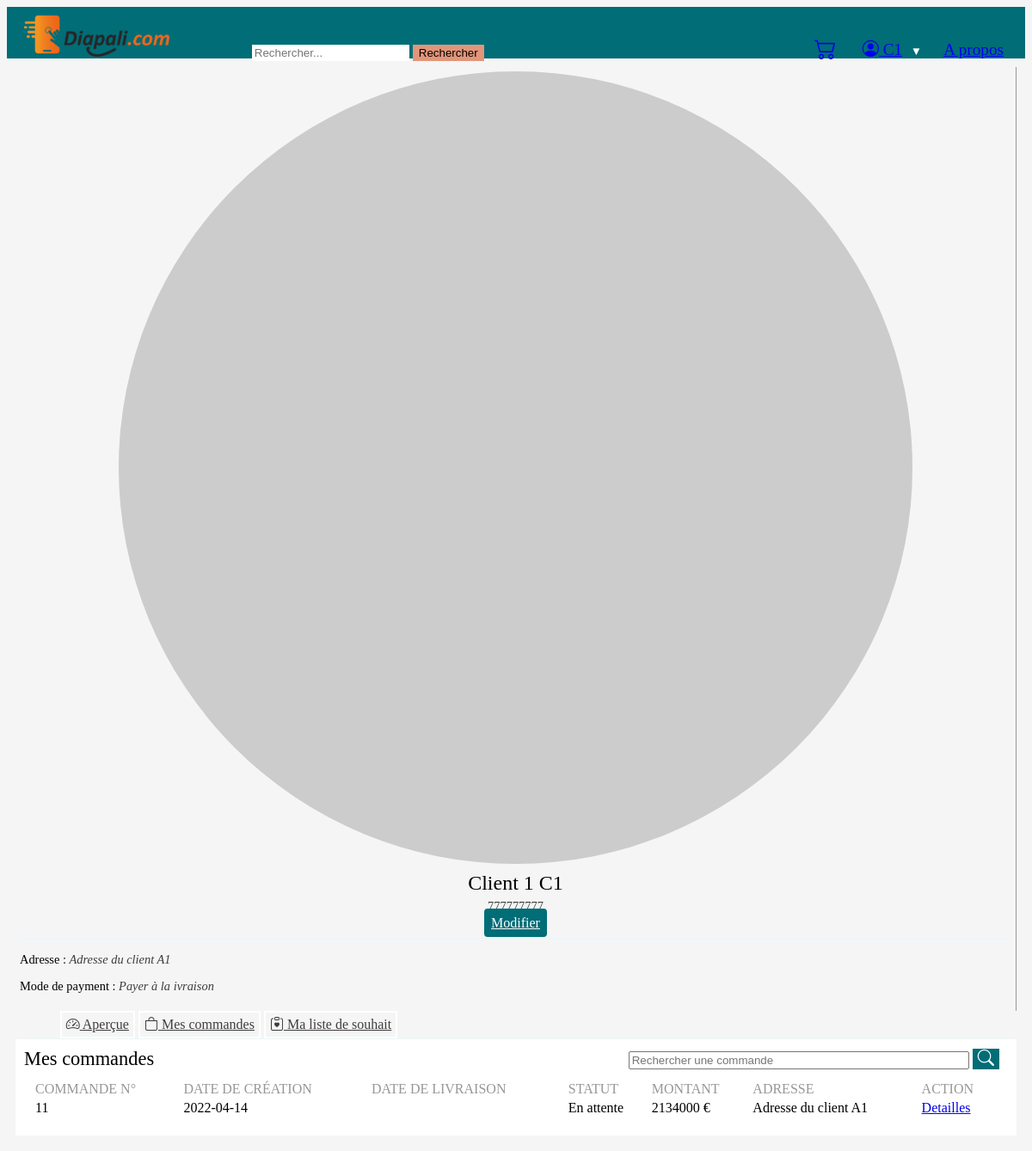
The app's page /pages/profile.php?url=myCommande (signed in) with its own data.
### tables this page shows
CREATE TABLE `Commande`(
    `id` INT PRIMARY KEY AUTO_INCREMENT,
    `User_id` INT,
    `createdAt` DATE,
    `chipedAt` DATE,
    `status` ENUM('En cours', 'En attente', 'Livré'),
    `montant` FLOAT,
    `adresse` VARCHAR(255),
    CONSTRAINT FOREIGN KEY (`User_id`) REFERENCES `User`(`id`)
);

### src/Autoload/Autoloader.php (called while the page is built, shortened)
<?php
class Autoloader
{
    static function Autoload($class)
    {
        if (strpos($class, __NAMESPACE__ . '\\') === 0) {
            $class = str_replace(__NAMESPACE__ . '\\', '', $class);
        }
    }
}

### src/Bdd/Bdd.php (called while the page is built, shortened)
<?php
class Bdd
{
    public function connect()
    {
        try {
            $connect = new \PDO(
                'mysql:host=localhost;dbname=ecommerce;charset=utf8',
                'root',
                ''
            );
        } catch (\PDOException $exception) {
            echo $exception->getMessage();
            exit('Erreur de connexion à la base de données');
        }
        return $connect;
    }
}

### src/Entity/Commande.php (called while the page is built, shortened)
<?php
class Commande{
    public function getDb()
    {
        $bdd = new Bdd();
        $this->database = $bdd->connect();
        return $this->database;
    }
    public function getAllCommandeByUserId($userId)
    {
        $result = $this->getDb()->prepare("SELECT * FROM Commande WHERE User_id = ? ORDER BY id DESC");
        $result->execute([$userId]);
        $commande = $result->fetchAll(\PDO::FETCH_ASSOC);
        return $commande;
    }
}

### pages/inc/myCommandes.php (the view, shortened to what this page needs)
<?php
$getCommandes = new Commande();
$commandes = $getCommandes->getAllCommandeByUserId($_SESSION['user']['id']);
$lien = '';
if($_SESSION['user']['roles'] == 'admin' OR $_SESSION['user']['roles'] == 'boutiquier'){
    $lien = '../pages/admin.php';
}else{
    $lien = '../pages/profile.php';
}
 ?>
<div class="container shadow-1 rounded-1 admin admin-commandes mt-3">
    <?php if($commandes != null): ?>
    <div class="utils">
        <h2>Mes commandes</h2>
        <form id="search" action="admin.php?url=product" method="GET">
            <div class="form-field">
                <div class="form-group rounded-5">
                    <input type="search" name="url" id="name" class="form-control" placeholder="Rechercher une commande" />
                    <button type="submit" name="search" class="form-group-item shadow-1"><i class="bi bi-search"></i> </button>
                </div>
            </div>
        </form>
    </div>
    <div class="table table-striped admin-table-list">
        <table class="table">
            <thead>
                <tr>
                    <th>Commande n°</th>
                    <th>Date de création</th>
                    <th>Date de livraison</th>
                    <th>Statut</th>
                    <th>Montant</th>
                    <th>Adresse</th>
                    <th>Action</th>
                </tr>
            </thead>
            <tbody>
                <?php foreach($commandes as $commande): ?>
                    <tr>
                        <td><?= $commande['id'] ?></td>
                        <td><?= $commande['createdAt'] ?></td>
                        <td><?= $commande['chipedAt'] ?></td>
                        <td><?= $commande['status'] ?></td>
                        <td><?= $commande['montant'] ?> €</td>
                        <td><?= $commande['adresse'] ?></td>
                        <td><a href="<?= $lien ?>?url=detailleCommande&c=<?= $commande['id'] ?>">Detailles</a></td>
                    </tr>
                <?php endforeach; ?>
            </tbody>
        </table>
    </div>
    <?php endif ?>
</div>

### assets/style/stylesheets/screen.css (style rules this page uses)
* { box-sizing: border-box; }
.admin { background: #fff; padding: 10px; }
.admin .utils { width: 100%; display: flex; flex-direction: row; align-items: center; }
.admin .utils h2 { flex-grow: 2; margin: 0; padding: 0; float: left; font-size: 1.4em; font-weight: 400; }
.admin .utils form { flex-grow: 6; margin-right: 10px; text-align: right; }
.admin .utils form input { margin: 0; width: 50%; }
.admin .utils form button { cursor: pointer; border: none; color: #fff; font-size: 1.2em; font-weight: 400; background: #006d77; }
.admin-table-list { padding: 10px; }
.admin-table-list table { width: 100%; margin: auto; }
.admin-table-list table thead tr th { text-align: left; color: #999696; text-transform: uppercase; font-weight: 500; }
body { background: #f5f5f5; }

### records on screen
commande: id "11", createdAt "2022-04-14", status "En attente", montant "2134000", adresse "Adresse du client A1"

### other values on screen
$_SESSION['user']['nom'] "C1"
$_SESSION['user']['prenom'] "Client 1"
$_SESSION['user']['tel'] "777777777"
$_SESSION['user']['adresse'] "Adresse du client A1"
